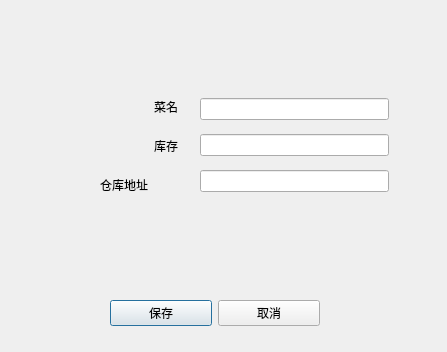
<?xml version="1.0" encoding="UTF-8"?>
<ui version="4.0">
 <class>dlg_add</class>
 <widget class="QDialog" name="dlg_add">
  <property name="geometry">
   <rect>
    <x>0</x>
    <y>0</y>
    <width>447</width>
    <height>352</height>
   </rect>
  </property>
  <property name="windowTitle">
   <string>Dialog</string>
  </property>
  <widget class="QWidget" name="widget" native="true">
   <property name="geometry">
    <rect>
     <x>110</x>
     <y>290</y>
     <width>210</width>
     <height>46</height>
    </rect>
   </property>
   <layout class="QGridLayout" name="gridLayout">
    <item row="0" column="0">
     <widget class="QPushButton" name="btn_save">
      <property name="text">
       <string>保存</string>
      </property>
     </widget>
    </item>
    <item row="0" column="1">
     <widget class="QPushButton" name="btn_cancel">
      <property name="text">
       <string>取消</string>
      </property>
     </widget>
    </item>
   </layout>
  </widget>
  <widget class="QWidget" name="widget_2" native="true">
   <property name="geometry">
    <rect>
     <x>200</x>
     <y>90</y>
     <width>189</width>
     <height>111</height>
    </rect>
   </property>
   <layout class="QGridLayout" name="gridLayout_2">
    <item row="0" column="0">
     <widget class="QLineEdit" name="le_veg"/>
    </item>
    <item row="1" column="0">
     <widget class="QLineEdit" name="le_stock"/>
    </item>
    <item row="2" column="0">
     <widget class="QLineEdit" name="le_place"/>
    </item>
   </layout>
  </widget>
  <widget class="QWidget" name="widget_3" native="true">
   <property name="geometry">
    <rect>
     <x>100</x>
     <y>90</y>
     <width>78</width>
     <height>111</height>
    </rect>
   </property>
   <layout class="QGridLayout" name="gridLayout_3">
    <item row="1" column="0">
     <widget class="QLabel" name="label_2">
      <property name="text">
       <string>库存</string>
      </property>
      <property name="alignment">
       <set>Qt::AlignRight|Qt::AlignTrailing|Qt::AlignVCenter</set>
      </property>
     </widget>
    </item>
    <item row="2" column="0">
     <widget class="QLabel" name="label_3">
      <property name="text">
       <string>仓库地址</string>
      </property>
     </widget>
    </item>
    <item row="0" column="0">
     <widget class="QLabel" name="label">
      <property name="text">
       <string>菜名</string>
      </property>
      <property name="alignment">
       <set>Qt::AlignRight|Qt::AlignTrailing|Qt::AlignVCenter</set>
      </property>
     </widget>
    </item>
   </layout>
  </widget>
 </widget>
 <resources/>
 <connections/>
</ui>
